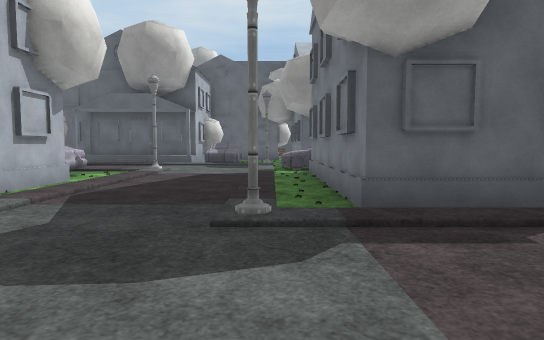
view 1 (above)

24 first-person views from a walk through a Unity game level. The camera is 1.3 m above the floor, tilts 4° down and sees 75° across. The floor is counted in squares, 2 m on a side. Each view is taken from the middle of a square. On the plan, view 1 faces up. The plan holds only what a view shows up to about 10 squares ahead; the rest is blank. The place goes on beyond the plan. The player is left out. Some surface patterns are stand-ins.

view 2
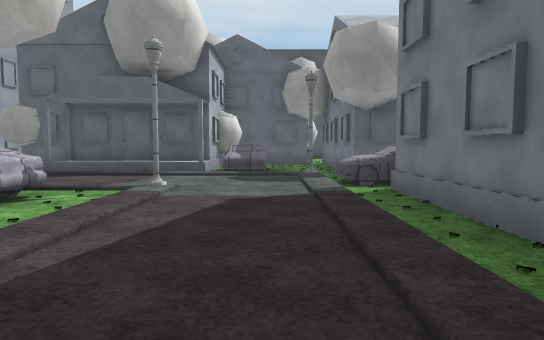

view 3
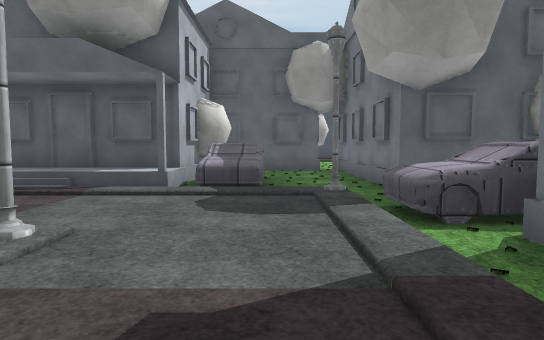

view 4
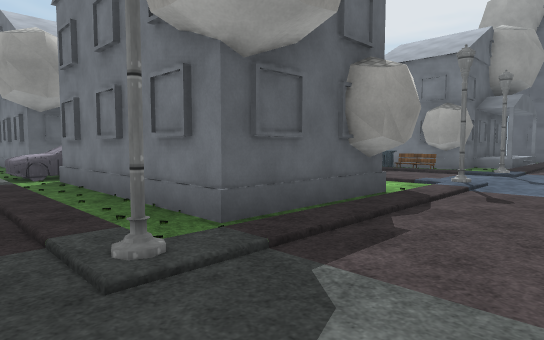

view 5
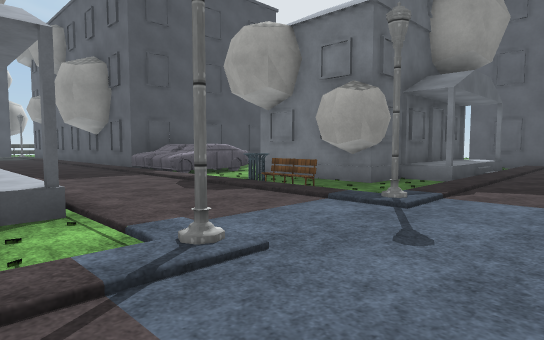

view 6
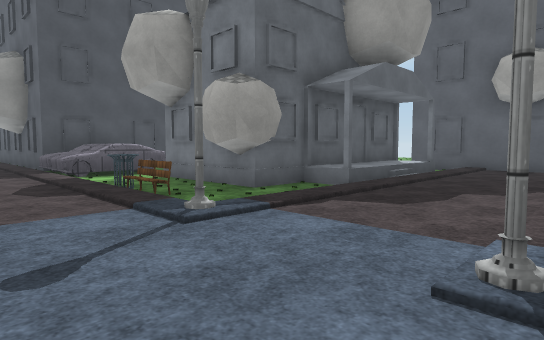

view 7
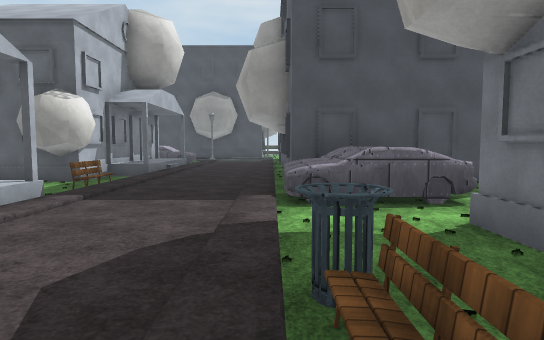

view 8
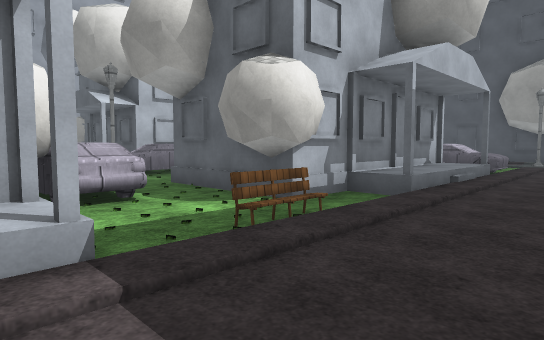

view 9
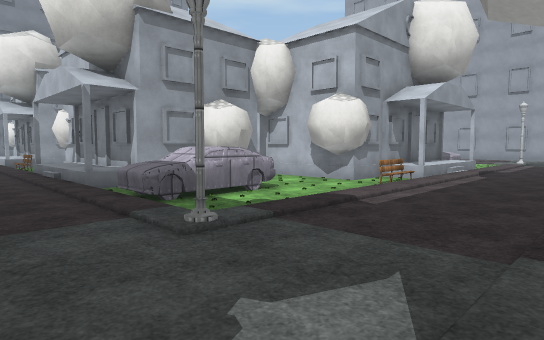

view 10
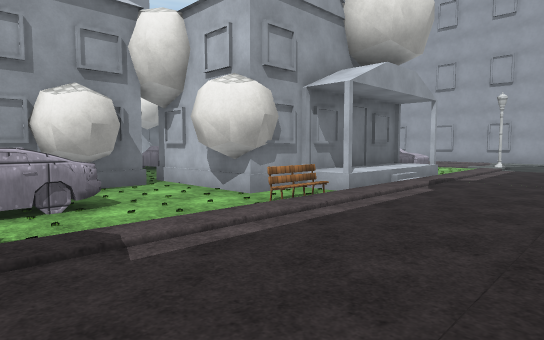

view 11
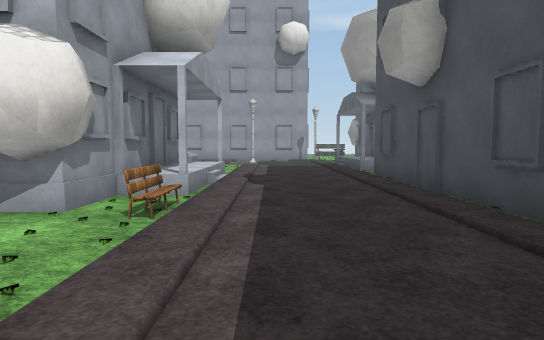

view 12
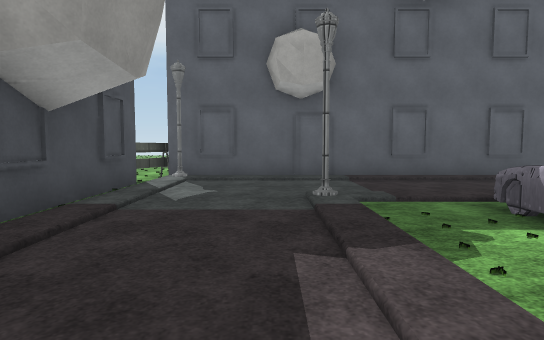

view 13
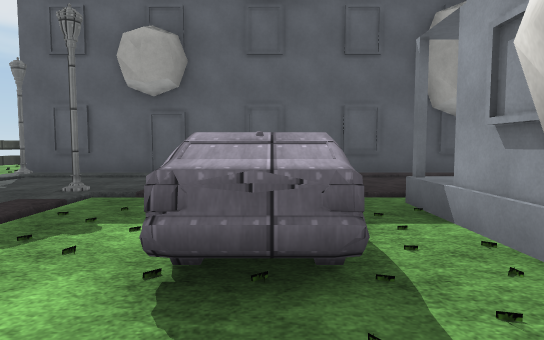

view 14
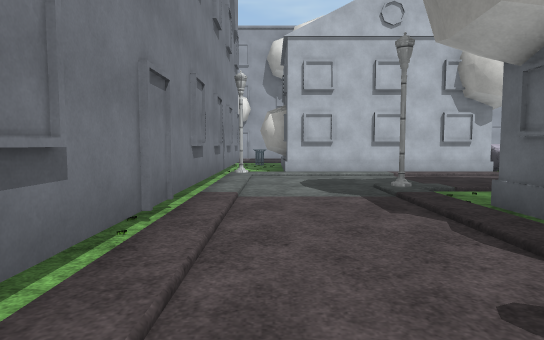

view 15
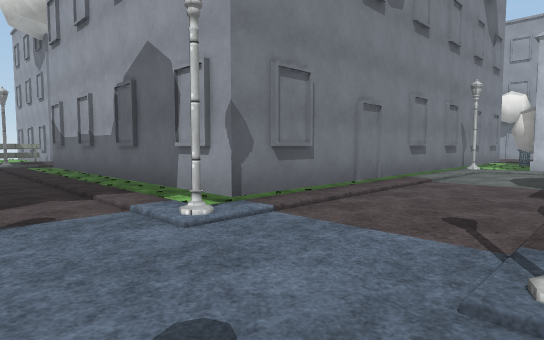

view 16
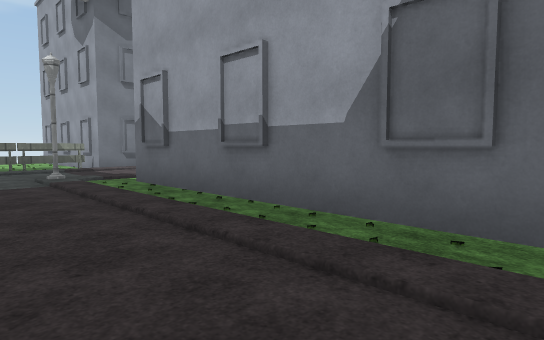

view 17
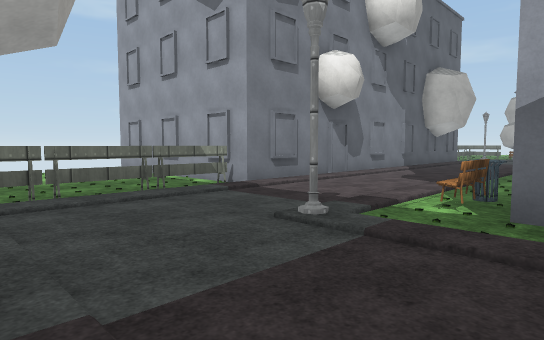

view 18
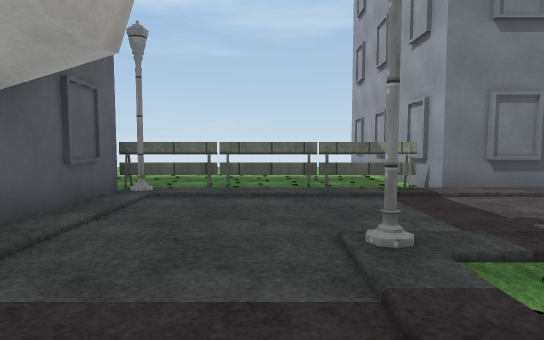

view 19
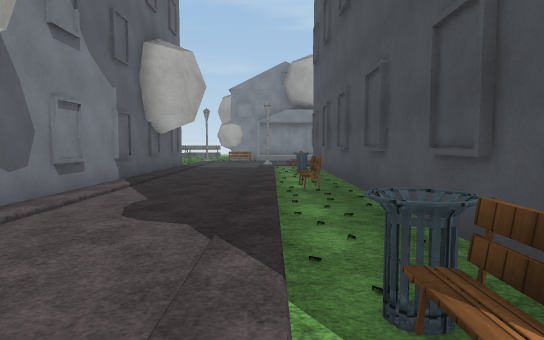

view 20
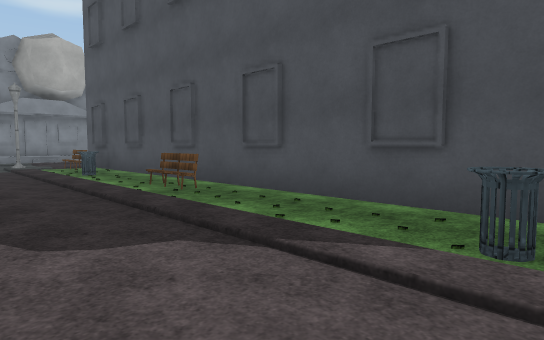

view 21
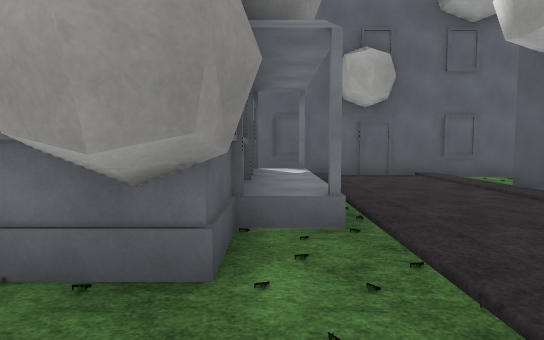

view 22
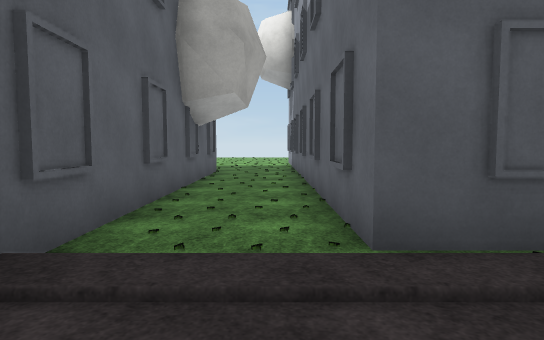

view 23
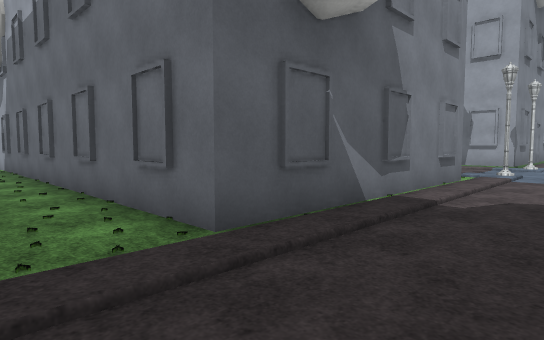

view 24
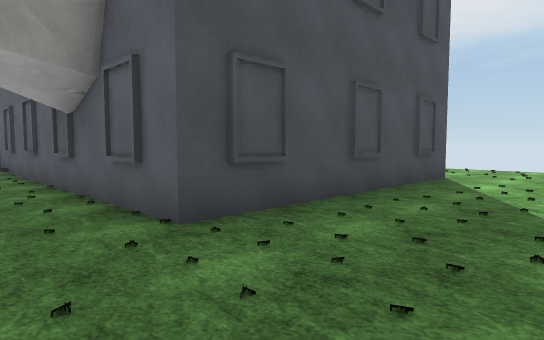

### Floor plan
Key: @ floor where view 1 was taken; # wall or solid block; x gap in a wall; . main floor; : floor 0.5 m higher than the main floor; / step, stairs or slope; C car; S streetlight; B building; I bin; E bench; A barrier; O other object.
Columns run from 6 left of view 1 to 25 right of it. Each row starts with its distance up from view 1.
 27 B
 26 BB
 25 B               ..
 24 B.######  ####A...
 23 //////////////S#
 22 ..............B#
 21 ............../#
 20 //////E////S../#
 19   BBBBB..../../#
 18     BBB..CCC..B#
 17  O   BB.B../../#
 16  O BBBBBBBBB..B#
 15    B...BB B:../#
 14    BC..BBBB...B#
 13    BC..BBBBB../
 12 BBBBC..BBBB/..B
 11 //////S..BB/../###
 10 ......CCC..E../CC.
  9  ...../CC../../CC.
  8  C/S../B  B/../..
  7  CC/../B  B/../.BBB
  6   B/../B  B/..I.BBB
  5   B/../B  BB..E.BBBBB
  4   B/../BBBB/../../   B #
  3   B/..S///BS..S////////#
  2   B/...................#
  1  B./...................#
  0  x.S//@////S..S////////#
 -1           #/..      #..#
 -2           #/..      #..#
 -3           #/..      #..#
 -4           #/..      #..#
 -5           #/..      #..#
 -6           #/..      #..#
 -7           #/../     #..#####B...
 -8 O...E...IE./../     #...........
 -9 I//////////S../     #...........
-10 ............../     #.....
-11 ............../     #
-12 #///////##AAAASB
-13          #B.....
-14          #......
-15          #B.....
-16          #
-17          #B

Positions as (right, up) in squares from view 1, and headings:
1: (0, 0), facing up
2: (-1, 3), facing up
3: (-1, 6), facing up
4: (-1, 1), facing up-right
5: (4, 1), facing up-right
6: (6, 0), facing up-right
7: (8, 4), facing up
8: (7, 8), facing up-left
9: (7, 23), facing down-left
10: (4, 23), facing down-left
11: (4, 21), facing left
12: (1, 21), facing right
13: (1, 18), facing right
14: (5, 1), facing left
15: (7, 3), facing down-left
16: (7, -2), facing down-left
17: (8, -7), facing down-left
18: (6, -7), facing down
19: (4, -9), facing left
20: (3, -11), facing up-left
21: (8, 4), facing right
22: (15, 2), facing down
23: (16, 2), facing down-left
24: (15, -10), facing up-right
